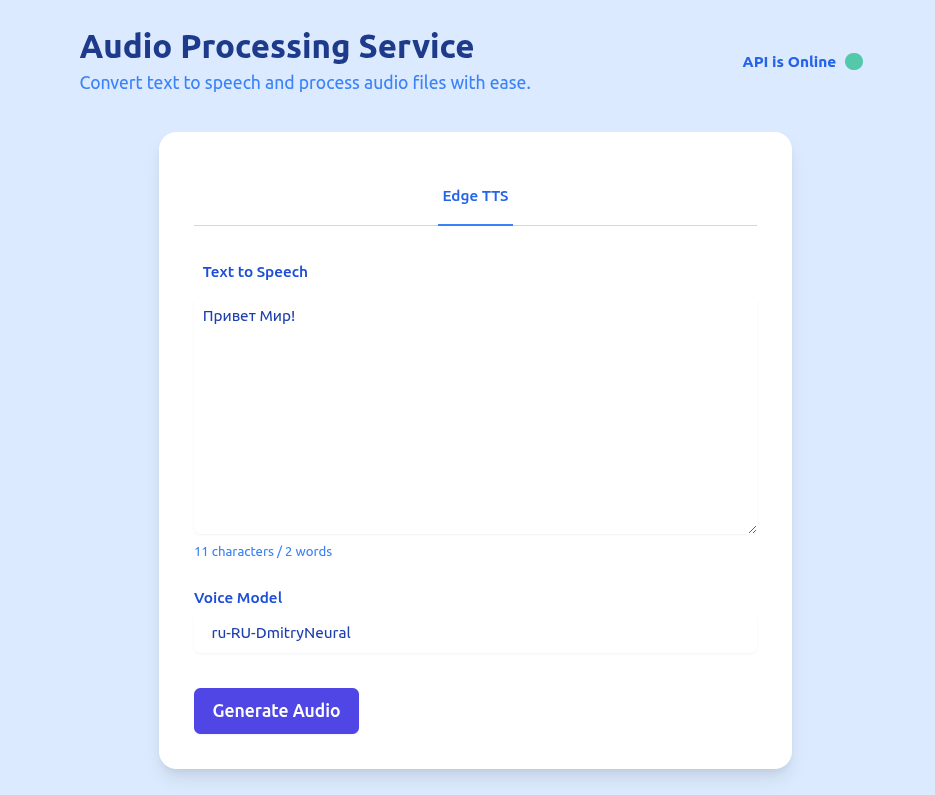

Reproduce this figure in Python.
from flask import Flask, render_template, request, jsonify, send_file, after_this_request
import os
from datetime import datetime
import logging
import asyncio
import edge_tts
import time

# --- Basic Flask App Setup ---
app = Flask(__name__)
app.config['MAX_CONTENT_LENGTH'] = 200 * 1024 * 1024  # 200MB max total payload size

# --- Logging Configuration ---
logging.basicConfig(level=logging.INFO, format='%(asctime)s - %(levelname)s - %(message)s')
logger = logging.getLogger(__name__)

async def generate_audio(text: str, voice: str, output_file: str) -> None:
    """
    Generates an audio file from the provided text using the specified voice.

    Args:
        text (str): The text to be converted into speech.
        voice (str): The voice model to use for generating the speech.
        output_file (str): The path where the generated audio file will be saved.

    Raises:
        Exception: If there is an issue during the audio generation process.
    """
    try:
        communicate = edge_tts.Communicate(text, voice)
        await communicate.save(output_file)
        app.logger.info(f"Audio successfully generated and saved to {output_file}")
    except Exception as e:
        app.logger.error(f"Error during audio generation: {str(e)}")
        raise

@app.route('/health', methods=['GET'])
@app.route('/api/health', methods=['GET'])
def health_check():
    """Endpoint to check if the service is running."""
    return jsonify({'status': 'healthy', 'timestamp': datetime.now().isoformat()})

@app.route("/api/tts", methods=["POST"])
def tts():
    """
    Endpoint to generate text-to-speech audio files.

    Expects a JSON payload with the following optional fields:
        - "text": The text to convert into speech (default: "Привет Мир!").
        - "voice": The voice model to use (default: "ru-RU-DmitryNeural").
        - "output_file": The name of the output file (default: "output.mp3").

    Returns:
        Response: The generated audio file as an attachment or an error message.
    """
    start_time = time.time()
    try:
        # Parse request data
        app.logger.info("Got request to generate TTS, parsing incoming JSON payload.")
        data = request.json if request.is_json else {}
        text = data.get("text", "Привет Мир!")
        voice = data.get("voice", "ru-RU-DmitryNeural")
        output_file = data.get("output_file", "output.mp3")

        app.logger.info(f"Received text: {text[:100]}({len(text)}), voice: {voice}, output_file: {output_file}")

        # Generate audio file
        app.logger.info(f"Starting audio generation for text '{text[:100]}' with voice '{voice}'.")
        asyncio.run(generate_audio(text, voice, output_file))

        # Send the generated file as a response
        return send_file(
            output_file,
            mimetype="audio/mpeg",
            as_attachment=True,
            download_name=output_file
        )

    except Exception as e:
        app.logger.error(f"An error occurred in /tts endpoint: {str(e)}")
        return jsonify({"error": "An internal server error occurred."}), 500

    finally:
        # Clean up the generated file after sending it
        try:
            if os.path.exists(output_file):
                os.remove(output_file)
                app.logger.info(f"Temporary file {output_file} has been deleted.")
        except Exception as cleanup_error:
            app.logger.error(f"Failed to delete temporary file: {str(cleanup_error)}")

        end_time = time.time()
        operation_duration = end_time - start_time
        app.logger.info(f"TTS operation took {operation_duration:.2f} seconds.")

@app.route('/')
def index():
    """Render the main page of the application."""
    return render_template('index.html')

if __name__ == '__main__':
    # Use a production-ready WSGI server like Gunicorn or Waitress instead of app.run in production
    app.run(host='0.0.0.0', port=5001, debug=False)